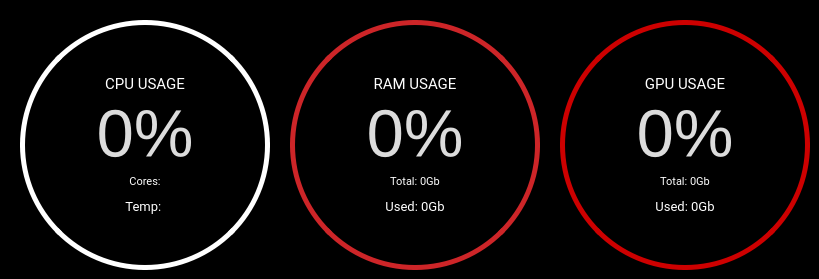
                      <widget class="QFrame" name="frame_infos_3">
                       <property name="maximumSize">
                        <size>
                         <width>16777215</width>
                         <height>300</height>
                        </size>
                       </property>
                       <property name="styleSheet">
                        <string notr="true">QFrame {
	border-radius: 10px;
	background-color: rgb(0, 0, 0);
}</string>
                       </property>
                       <property name="frameShape">
                        <enum>QFrame::StyledPanel</enum>
                       </property>
                       <property name="frameShadow">
                        <enum>QFrame::Raised</enum>
                       </property>
                       <property name="lineWidth">
                        <number>1</number>
                       </property>
                       <widget class="QFrame" name="frameMemoColor">
                        <property name="geometry">
                         <rect>
                          <x>290</x>
                          <y>20</y>
                          <width>250</width>
                          <height>250</height>
                         </rect>
                        </property>
                        <property name="minimumSize">
                         <size>
                          <width>250</width>
                          <height>250</height>
                         </size>
                        </property>
                        <property name="maximumSize">
                         <size>
                          <width>250</width>
                          <height>250</height>
                         </size>
                        </property>
                        <property name="styleSheet">
                         <string notr="true">QFrame{
	border: 5px solid rgb(205, 37, 40);
	border-radius: 125px;
}
</string>
                        </property>
                        <property name="frameShape">
                         <enum>QFrame::StyledPanel</enum>
                        </property>
                        <property name="frameShadow">
                         <enum>QFrame::Raised</enum>
                        </property>
                        <layout class="QVBoxLayout" name="verticalLayout_12">
                         <property name="spacing">
                          <number>10</number>
                         </property>
                         <property name="leftMargin">
                          <number>30</number>
                         </property>
                         <property name="topMargin">
                          <number>50</number>
                         </property>
                         <property name="rightMargin">
                          <number>30</number>
                         </property>
                         <property name="bottomMargin">
                          <number>50</number>
                         </property>
                         <item>
                          <widget class="QLabel" name="labelMemo">
                           <property name="font">
                            <font>
                             <family>Roboto</family>
                             <pointsize>11</pointsize>
                            </font>
                           </property>
                           <property name="styleSheet">
                            <string notr="true">border: none;
color: rgb(255, 255, 255);</string>
                           </property>
                           <property name="text">
                            <string>RAM USAGE</string>
                           </property>
                           <property name="alignment">
                            <set>Qt::AlignCenter</set>
                           </property>
                          </widget>
                         </item>
                         <item>
                          <widget class="QLabel" name="labelMemoPercent">
                           <property name="font">
                            <font>
                             <family>Cantarell</family>
                             <pointsize>50</pointsize>
                            </font>
                           </property>
                           <property name="styleSheet">
                            <string notr="true">border: none;
color: rgb(220,220,220);</string>
                           </property>
                           <property name="text">
                            <string>0%</string>
                           </property>
                           <property name="alignment">
                            <set>Qt::AlignCenter</set>
                           </property>
                          </widget>
                         </item>
                         <item>
                          <widget class="QLabel" name="labelMemoTotal">
                           <property name="font">
                            <font>
                             <family>Roboto</family>
                             <pointsize>8</pointsize>
                            </font>
                           </property>
                           <property name="styleSheet">
                            <string notr="true">border: none;
 color: rgb(255, 255, 255);</string>
                           </property>
                           <property name="text">
                            <string>Total: 0Gb</string>
                           </property>
                           <property name="alignment">
                            <set>Qt::AlignCenter</set>
                           </property>
                          </widget>
                         </item>
                         <item>
                          <widget class="QLabel" name="labelMemoFree">
                           <property name="font">
                            <font>
                             <family>Roboto</family>
                             <pointsize>10</pointsize>
                            </font>
                           </property>
                           <property name="styleSheet">
                            <string notr="true">border: none;
color: rgb(255, 255, 255);</string>
                           </property>
                           <property name="text">
                            <string>Used: 0Gb</string>
                           </property>
                           <property name="alignment">
                            <set>Qt::AlignCenter</set>
                           </property>
                          </widget>
                         </item>
                        </layout>
                       </widget>
                       <widget class="QFrame" name="frameGpuColor">
                        <property name="geometry">
                         <rect>
                          <x>560</x>
                          <y>20</y>
                          <width>250</width>
                          <height>250</height>
                         </rect>
                        </property>
                        <property name="minimumSize">
                         <size>
                          <width>250</width>
                          <height>250</height>
                         </size>
                        </property>
                        <property name="maximumSize">
                         <size>
                          <width>250</width>
                          <height>250</height>
                         </size>
                        </property>
                        <property name="styleSheet">
                         <string notr="true">QFrame{
	border: 5px solid rgb(205, 0, 0);
	border-radius: 125px;
}
</string>
                        </property>
                        <property name="frameShape">
                         <enum>QFrame::StyledPanel</enum>
                        </property>
                        <property name="frameShadow">
                         <enum>QFrame::Raised</enum>
                        </property>
                        <layout class="QVBoxLayout" name="verticalLayout_13">
                         <property name="spacing">
                          <number>10</number>
                         </property>
                         <property name="leftMargin">
                          <number>30</number>
                         </property>
                         <property name="topMargin">
                          <number>50</number>
                         </property>
                         <property name="rightMargin">
                          <number>30</number>
                         </property>
                         <property name="bottomMargin">
                          <number>50</number>
                         </property>
                         <item>
                          <widget class="QLabel" name="labelGpu">
                           <property name="font">
                            <font>
                             <family>Roboto</family>
                             <pointsize>11</pointsize>
                            </font>
                           </property>
                           <property name="styleSheet">
                            <string notr="true">border: none;
color: rgb(255, 255, 255);</string>
                           </property>
                           <property name="text">
                            <string>GPU USAGE</string>
                           </property>
                           <property name="alignment">
                            <set>Qt::AlignCenter</set>
                           </property>
                          </widget>
                         </item>
                         <item>
                          <widget class="QLabel" name="labelGpuPercent">
                           <property name="font">
                            <font>
                             <family>Cantarell</family>
                             <pointsize>50</pointsize>
                            </font>
                           </property>
                           <property name="styleSheet">
                            <string notr="true">border: none;
color: rgb(220,220,220);</string>
                           </property>
                           <property name="text">
                            <string>0%</string>
                           </property>
                           <property name="alignment">
                            <set>Qt::AlignCenter</set>
                           </property>
                          </widget>
                         </item>
                         <item>
                          <widget class="QLabel" name="labelGpuTotal">
                           <property name="font">
                            <font>
                             <family>Roboto</family>
                             <pointsize>8</pointsize>
                            </font>
                           </property>
                           <property name="styleSheet">
                            <string notr="true">border: none;
color: rgb(255, 255, 255);</string>
                           </property>
                           <property name="text">
                            <string>Total: 0Gb</string>
                           </property>
                           <property name="alignment">
                            <set>Qt::AlignCenter</set>
                           </property>
                          </widget>
                         </item>
                         <item>
                          <widget class="QLabel" name="labelGpuFree">
                           <property name="font">
                            <font>
                             <family>Roboto</family>
                             <pointsize>10</pointsize>
                            </font>
                           </property>
                           <property name="styleSheet">
                            <string notr="true">border: none;
color: rgb(255, 255, 255);</string>
                           </property>
                           <property name="text">
                            <string>Used: 0Gb</string>
                           </property>
                           <property name="alignment">
                            <set>Qt::AlignCenter</set>
                           </property>
                          </widget>
                         </item>
                        </layout>
                       </widget>
                       <widget class="QFrame" name="frameCpuColor">
                        <property name="geometry">
                         <rect>
                          <x>20</x>
                          <y>20</y>
                          <width>250</width>
                          <height>250</height>
                         </rect>
                        </property>
                        <property name="minimumSize">
                         <size>
                          <width>250</width>
                          <height>250</height>
                         </size>
                        </property>
                        <property name="maximumSize">
                         <size>
                          <width>250</width>
                          <height>250</height>
                         </size>
                        </property>
                        <property name="styleSheet">
                         <string notr="true">QFrame{border: 5px solid rgb(255, 255, 255);border-radius: 125px;}
</string>
                        </property>
                        <property name="frameShape">
                         <enum>QFrame::StyledPanel</enum>
                        </property>
                        <property name="frameShadow">
                         <enum>QFrame::Raised</enum>
                        </property>
                        <layout class="QVBoxLayout" name="verticalLayout_14">
                         <property name="spacing">
                          <number>10</number>
                         </property>
                         <property name="leftMargin">
                          <number>30</number>
                         </property>
                         <property name="topMargin">
                          <number>50</number>
                         </property>
                         <property name="rightMargin">
                          <number>30</number>
                         </property>
                         <property name="bottomMargin">
                          <number>50</number>
                         </property>
                         <item>
                          <widget class="QLabel" name="labelCpu">
                           <property name="font">
                            <font>
                             <family>Roboto</family>
                             <pointsize>11</pointsize>
                            </font>
                           </property>
                           <property name="styleSheet">
                            <string notr="true">border: none;
color: rgba(255, 255, 255,255);</string>
                           </property>
                           <property name="text">
                            <string>CPU USAGE</string>
                           </property>
                           <property name="alignment">
                            <set>Qt::AlignCenter</set>
                           </property>
                          </widget>
                         </item>
                         <item>
                          <widget class="QLabel" name="labelCpuPercent">
                           <property name="font">
                            <font>
                             <family>Cantarell</family>
                             <pointsize>50</pointsize>
                            </font>
                           </property>
                           <property name="styleSheet">
                            <string notr="true">border: none;
color: rgb(220,220,220);</string>
                           </property>
                           <property name="text">
                            <string>0%</string>
                           </property>
                           <property name="alignment">
                            <set>Qt::AlignCenter</set>
                           </property>
                          </widget>
                         </item>
                         <item>
                          <widget class="QLabel" name="labelCpuCore">
                           <property name="font">
                            <font>
                             <family>Roboto</family>
                             <pointsize>8</pointsize>
                            </font>
                           </property>
                           <property name="styleSheet">
                            <string notr="true">border: none;
 color: rgb(255, 255, 255);</string>
                           </property>
                           <property name="text">
                            <string>Cores:</string>
                           </property>
                           <property name="alignment">
                            <set>Qt::AlignCenter</set>
                           </property>
                          </widget>
                         </item>
                         <item>
                          <widget class="QLabel" name="labelCpuTemp">
                           <property name="font">
                            <font>
                             <family>Roboto</family>
                             <pointsize>10</pointsize>
                            </font>
                           </property>
                           <property name="styleSheet">
                            <string notr="true">border: none;
color: rgb(255, 255, 255);</string>
                           </property>
                           <property name="text">
                            <string>Temp: </string>
                           </property>
                           <property name="alignment">
                            <set>Qt::AlignCenter</set>
                           </property>
                          </widget>
                         </item>
                        </layout>
                       </widget>
                      </widget>
